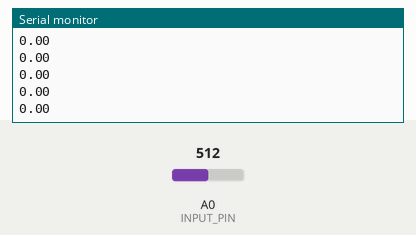
Simulated run of this sketch. Board: Arduino Uno, built with avr-gcc and run on an emulated ATmega328P. Shown: the last lines printed to the serial monitor. The inputs (shaded band) are chosen by the test bench; at power-on: A0 (INPUT_PIN) = 512.

Above: at 1.2 s.
1.3 s: A0 (INPUT_PIN) set to 716
At 2.2 s:
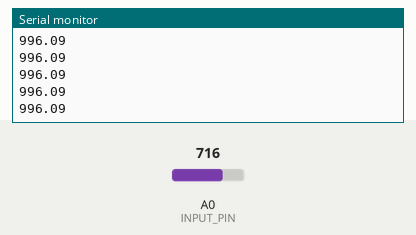
2.8 s: A0 (INPUT_PIN) set to 900
At 3.8 s:
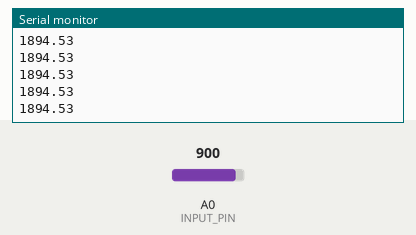
Timing chart, 0 to 5.0 s (numbered marks = the images above; inputs shaded):
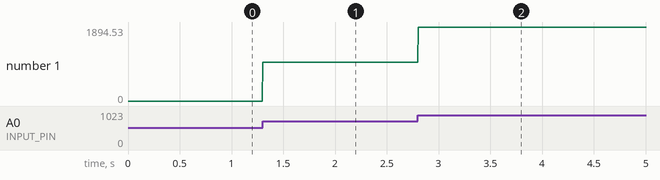

The sketch:

bioamp_eeg.ino
```cpp
// BioAmp EXG Pill -> Arduino Uno R3, single-channel EEG at 500 Hz.
//
// Prints one microvolt reading per line over serial. `sohand.eeg.bridge`
// republishes that as the LSL stream `BioAmp_EXG`.
//
// GAIN must match the board. The EXG Pill ships at 1000x; if you have
// re-soldered the gain resistor, change BIOAMP_GAIN or every downstream
// microvolt figure is wrong by that factor. Band *ratios* are unaffected,
// which is why the classifier still works with a mis-set gain -- the absolute
// numbers are what stop meaning anything.

#define SAMPLE_RATE     500       // Hz
#define BAUD_RATE       115200    // 8 bytes/sample at 500 Hz needs >= 57600
#define INPUT_PIN       A0

#define ADC_RESOLUTION  1024.0    // 10-bit ADC
#define VREF            5.0       // Arduino Uno reference, volts
#define VCENTER         2.5       // the EXG Pill biases the signal to mid-rail
#define BIOAMP_GAIN     1000.0

const unsigned long SAMPLE_INTERVAL_US = 1000000UL / SAMPLE_RATE;

void setup() {
  Serial.begin(BAUD_RATE);
  analogReference(DEFAULT);

  // The first conversions after switching the mux settle on the sample-and-hold
  // capacitor rather than the input; discard them.
  for (int i = 0; i < 10; i++) {
    analogRead(INPUT_PIN);
  }
}

void loop() {
  static unsigned long lastSampleTime = 0;
  unsigned long now = micros();

  // Comparing the elapsed difference (not `now >= next`) keeps the timing
  // correct across the ~70 minute micros() rollover.
  if (now - lastSampleTime >= SAMPLE_INTERVAL_US) {
    lastSampleTime = now;

    int raw = analogRead(INPUT_PIN);
    float volts = (raw / ADC_RESOLUTION) * VREF;
    float microvolts = (volts - VCENTER) * (1000000.0 / BIOAMP_GAIN);

    Serial.println(microvolts, 2);
  }
}
```

Measured:
- after the input at 1.3 s, the serial monitor: prints a new line at once (image 1)
- after the input at 2.8 s, the serial monitor: prints a new line at once (image 2)
- plotted number 1: 0 → 996.09 after the input at 1.3 s, 996.09 → 1894.53 after the input at 2.8 s
